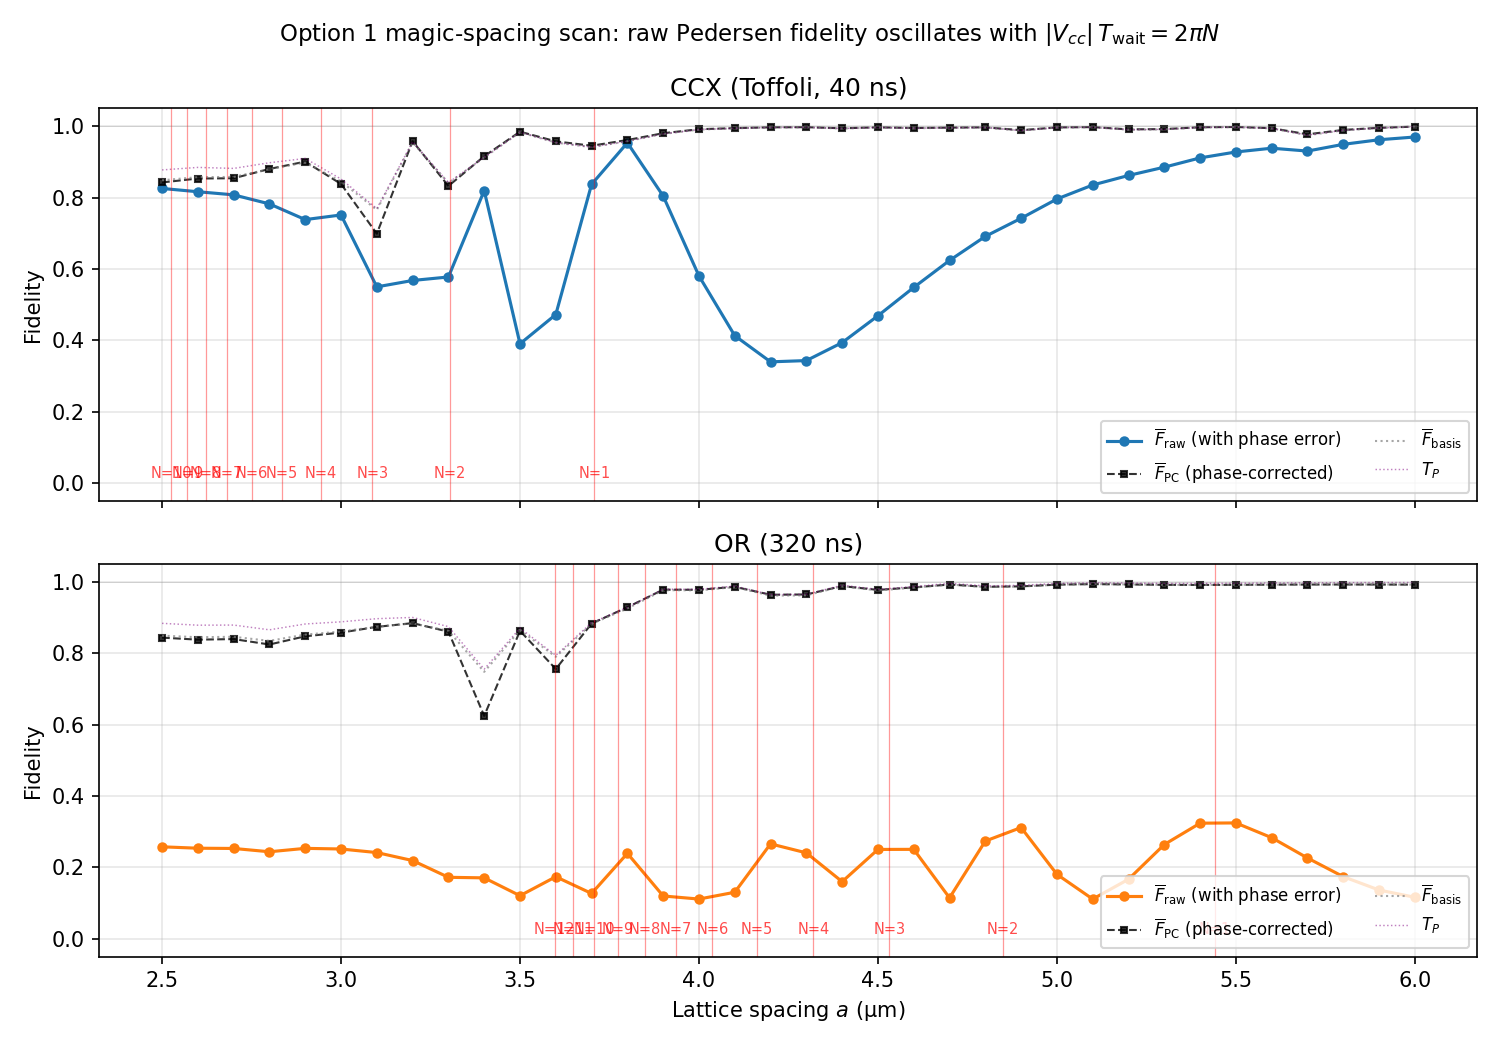

Reproduce this figure in Python.
"""
Option 1 (magic-spacing) lattice sweep
======================================

Sweep the inter-atomic lattice spacing ``a_um`` from 2.5 to 6.0 um in
steps of 0.1 um and, at each value, recompute the Pedersen Haar-averaged
gate fidelity (raw, *containing the V_cc-induced phase error*) for both
the CCX and OR gates. We also tabulate the phase-corrected and
basis-averaged fidelities and the computational-subspace survival as a
sanity check.

Why this scan:

    The branch-phase analysis predicts that ``F_raw`` should *oscillate*
    with the spacing ``a``, with peaks at the magic condition
    ``|V_cc(a)| * T_wait = 2 pi N``. F_PC (which absorbs all coherent
    diagonal phases) should remain flat at ~0.997, dipping only where
    population leakage from V_cc-induced detuning during the control
    pulses kicks in (the new-finding regime, V_cc ~ Omega_cc).

Output
------
    option1_lattice_sweep.json  -- per-point numerics, both gates
    option1_lattice_sweep.png   -- F_raw and F_PC vs. a, both gates,
                                   with predicted magic-spacing peaks

The script writes the JSON after each completed point so a Ctrl-C
mid-run still leaves usable partial data.
"""

import json
import os
import time
from typing import Callable, Dict, List, Tuple

import numpy as np
from scipy.optimize import minimize

import qutip
from triqg.atoms import CsAtom, RbAtom, DIMS, composite_basis_state
from triqg.pulses import omega_gaussian
from triqg.hamiltonian import build_ccx_hamiltonian, build_hamiltonian
from triqg.decoherence import build_collapse_operators
from triqg.pedersen import (
    build_permutation_unitary,
    choi_on_subspace_via_mesolve,
    pedersen_average_fidelity_from_choi,
)

HERE = os.path.dirname(os.path.abspath(__file__))
JSON_PATH = os.path.join(HERE, "option1_lattice_sweep.json")
PNG_PATH = os.path.join(HERE, "option1_lattice_sweep.png")


# -------------------------------------------------------------------------
# Sweep grid
# -------------------------------------------------------------------------
A_MIN_UM = 2.5
A_MAX_UM = 6.0
A_STEP_UM = 0.1
A_GRID = np.round(np.arange(A_MIN_UM, A_MAX_UM + 0.5 * A_STEP_UM, A_STEP_UM), 3)


# -------------------------------------------------------------------------
# Foerster coefficients (Ireland et al. 2024, Rb 66 D_5/2 + Cs 76 D_3/2)
# -------------------------------------------------------------------------
C3_TILDE = 22.84       # GHz * um^3       (Cs-Rb dipole-dipole, |c1=1>,|t=A> <-> |R>,|r>)
C6_CSCS = -692.9       # GHz * um^6       (Cs-Cs van der Waals, signed)


# -------------------------------------------------------------------------
# Decoherence (ARC, T = 300 K)
# -------------------------------------------------------------------------
GAMMA_R = 1.0 / 142.73    # Cs |r> = |76 D_3/2>
GAMMA_R_RB = 1.0 / 134.87 # Rb |R> = |66 D_5/2>
GAMMA_P = 1.0 / 0.131     # Rb |P> = |7 P_3/2>


# -------------------------------------------------------------------------
# Computational subspace and target unitaries (8-dim, three-qubit)
# -------------------------------------------------------------------------
def _build_subspace() -> Tuple[List[qutip.Qobj], List[str]]:
    cs = CsAtom()
    rb = RbAtom()
    ctrl_levels = [cs.level_index["0"], cs.level_index["1"]]
    tgt_levels = [rb.level_index["A"], rb.level_index["B"]]
    comp_kets, labels = [], []
    for c1 in range(2):
        for c2 in range(2):
            for t in range(2):
                comp_kets.append(
                    composite_basis_state(
                        ctrl_levels[c1], ctrl_levels[c2], tgt_levels[t]
                    )
                )
                labels.append(f"|{c1},{c2},{['A','B'][t]}>")
    return comp_kets, labels


COMP_KETS, LABELS = _build_subspace()


def ccx_perm(idx: int) -> int:
    """CCX (Toffoli): target flips iff both controls are |1>."""
    c1, c2, t = (idx >> 2) & 1, (idx >> 1) & 1, idx & 1
    return (c1 << 2) | (c2 << 1) | (t ^ (c1 & c2))


def or_perm(idx: int) -> int:
    """OR: target flips iff at least one control is |1>."""
    c1, c2, t = (idx >> 2) & 1, (idx >> 1) & 1, idx & 1
    return (c1 << 2) | (c2 << 1) | (t ^ (c1 | c2))


U0_CCX = build_permutation_unitary(COMP_KETS, ccx_perm)
U0_OR = build_permutation_unitary(COMP_KETS, or_perm)


# -------------------------------------------------------------------------
# Phase-corrected Pedersen: max over diagonal D
# -------------------------------------------------------------------------
def _Fpro_with_phases(choi: np.ndarray, U0: np.ndarray, phis: np.ndarray) -> float:
    d = U0.shape[0]
    D = np.diag(np.exp(1j * phis))
    U_target = D @ U0
    F = np.einsum("ki,ijkl,lj->", U_target.conj(), choi, U_target) / (d * d)
    return float(np.real(F))


def phase_corrected_pedersen(
    choi: np.ndarray, U0: np.ndarray,
    n_restarts: int = 8, seed: int = 0,
) -> Tuple[float, float, np.ndarray]:
    d = U0.shape[0]
    rng = np.random.default_rng(seed)
    best_phis = np.zeros(d)
    best_F_pro = _Fpro_with_phases(choi, U0, best_phis)
    for _ in range(n_restarts):
        x0 = rng.uniform(-np.pi, np.pi, size=d)
        res = minimize(
            lambda phis: -_Fpro_with_phases(choi, U0, phis),
            x0, method="L-BFGS-B",
        )
        if -res.fun > best_F_pro:
            best_F_pro = float(-res.fun)
            best_phis = res.x
    F_bar = (d * best_F_pro + 1) / (d + 1)
    return best_F_pro, F_bar, best_phis


# -------------------------------------------------------------------------
# Per-gate Hamiltonian builders. Each returns (H, args, t_total, U0,
# T_wait) so the magic-spacing condition |V_cc| T_wait = 2 pi N can be
# evaluated downstream.
# -------------------------------------------------------------------------
def ccx_problem(V_ct: float, V_cc: float):
    omega_cc_amp = 2 * np.pi * 100
    omega_t_amp = 2 * np.pi * 50
    T_cc = np.pi / omega_cc_amp        # 5 ns
    T_t = np.pi / omega_t_amp          # 10 ns
    H = build_ccx_hamiltonian(V_ct, V_cc=V_cc)
    args = {
        "omega_cc_amp": omega_cc_amp,
        "omega_t_amp": omega_t_amp,
        "T_cc": T_cc,
        "T_t": T_t,
    }
    t_total = 2 * T_cc + 3 * T_t       # 40 ns
    T_wait = 3 * T_t                   # window where both controls sit in |r>
    max_freq = max(omega_cc_amp, omega_t_amp) / (2 * np.pi)
    options = {
        "nsteps": 100000,
        "max_step": 1.0 / (20 * max_freq),
        "atol": 1e-10,
        "rtol": 1e-8,
    }
    return H, args, t_total, U0_CCX, T_wait, options


def or_problem(V_ct: float, V_cc: float):
    omega_c_amp = 2 * np.pi * 50
    omega_p_amp = 2 * np.pi * 50
    omega_R_amp = 3.5 * omega_p_amp
    delta = 2 * np.pi * 500
    T_c = np.pi / omega_c_amp          # 10 ns
    T_f = 0.15                         # 150 ns super-Gaussian half-window
    sigma = 0.001771
    H = build_hamiltonian(delta, V_ct, pulse_p=omega_gaussian, V_cc=V_cc)
    args = {
        "omega_c_amp": omega_c_amp,
        "omega_p_amp": omega_p_amp,
        "omega_R_amp": omega_R_amp,
        "T_c": T_c,
        "T_f": T_f,
        "sigma": sigma,
    }
    t_total = 2 * T_c + 2 * T_f        # 320 ns
    T_wait = 2 * T_f                   # window where both controls sit in |r>
    options = {"nsteps": 100000, "atol": 1e-10, "rtol": 1e-8}
    return H, args, t_total, U0_OR, T_wait, options


GATES: Dict[str, Callable[[float, float], tuple]] = {
    "ccx": ccx_problem,
    "or": or_problem,
}


# -------------------------------------------------------------------------
# Single-point evaluation
# -------------------------------------------------------------------------
def evaluate_point(gate_name: str, a_um: float) -> Dict:
    r_DA = a_um / np.sqrt(2)
    r_AA = a_um * np.sqrt(2)
    V_ct_MHz = 1000.0 * C3_TILDE / r_DA ** 3
    V_cc_MHz = 1000.0 * C6_CSCS / r_AA ** 6
    V_ct = 2 * np.pi * V_ct_MHz
    V_cc = 2 * np.pi * V_cc_MHz

    H, args, t_total, U0, T_wait, options = GATES[gate_name](V_ct, V_cc)
    c_ops = build_collapse_operators(GAMMA_R, GAMMA_R_RB, GAMMA_P)

    t0 = time.time()
    choi = choi_on_subspace_via_mesolve(
        H, c_ops, t_total, COMP_KETS, args=args, options=options, verbose=False,
    )
    dt = time.time() - t0

    F_raw, F_pro_raw, T_P = pedersen_average_fidelity_from_choi(choi, U0)

    # Per-input basis fidelities (Yu eq. 7) read off the Choi diagonal.
    if gate_name == "ccx":
        gate_perm = ccx_perm
    else:
        gate_perm = or_perm
    F_k = [float(np.real(choi[i, i, gate_perm(i), gate_perm(i)])) for i in range(8)]
    F_basis = float(np.mean(F_k))

    F_pro_pc, F_PC, best_phis = phase_corrected_pedersen(choi, U0)

    # Magic-spacing diagnostic: phase accumulated by V_cc on |r,r>
    phi_vcc_pi = (V_cc * T_wait) / np.pi   # in units of pi

    return {
        "gate": gate_name,
        "a_um": float(a_um),
        "r_AA_um": float(r_AA),
        "r_DA_um": float(r_DA),
        "V_ct_MHz": float(V_ct_MHz),
        "V_cc_MHz": float(V_cc_MHz),
        "T_wait_ns": float(T_wait * 1e3),
        "phi_Vcc_over_pi": float(phi_vcc_pi),
        "T_P": float(T_P),
        "F_basis": F_basis,
        "F_k": F_k,
        "F_raw": float(F_raw),
        "F_pro_raw": float(F_pro_raw),
        "F_PC": float(F_PC),
        "F_pro_PC": float(F_pro_pc),
        "phase_correction_over_pi": (best_phis / np.pi).tolist(),
        "wall_time_s": float(dt),
    }


# -------------------------------------------------------------------------
# Magic-spacing predictions (independent, for plot annotation)
# -------------------------------------------------------------------------
def predicted_magic_spacings(T_wait_us: float, n_max: int = 12) -> List[Tuple[int, float]]:
    """Return (N, a_um) pairs satisfying |V_cc(a)| * T_wait = 2 pi N
    that fall inside the swept range [A_MIN_UM, A_MAX_UM]."""
    out = []
    for N in range(1, n_max + 1):
        # |V_cc_MHz| = N / T_wait_us, V_cc_MHz = |C6_MHz_um6| / r_AA^6
        V_cc_MHz_target = N / T_wait_us
        r_AA = (abs(C6_CSCS) * 1000.0 / V_cc_MHz_target) ** (1.0 / 6.0)
        a_um = r_AA / np.sqrt(2)
        if A_MIN_UM <= a_um <= A_MAX_UM:
            out.append((N, float(a_um)))
    return out


# -------------------------------------------------------------------------
# Main sweep, with checkpointing
# -------------------------------------------------------------------------
def load_checkpoint() -> Dict:
    if os.path.exists(JSON_PATH):
        with open(JSON_PATH, "r") as f:
            return json.load(f)
    return {"a_grid": [], "ccx": [], "or": []}


def save_checkpoint(data: Dict) -> None:
    tmp = JSON_PATH + ".tmp"
    with open(tmp, "w") as f:
        json.dump(data, f, indent=2)
    os.replace(tmp, JSON_PATH)


def main():
    print("=" * 76)
    print("Option 1 magic-spacing lattice sweep")
    print(f"  a in [{A_MIN_UM}, {A_MAX_UM}] step {A_STEP_UM} um  "
          f"({len(A_GRID)} points x 2 gates = {2*len(A_GRID)} runs)")
    print(f"  output: {JSON_PATH}")
    print(f"          {PNG_PATH}")
    print("=" * 76)

    data = load_checkpoint()
    if data["a_grid"] and data["a_grid"] != A_GRID.tolist():
        print("[checkpoint] grid changed; starting fresh.")
        data = {"a_grid": [], "ccx": [], "or": []}
    data["a_grid"] = A_GRID.tolist()
    data.setdefault("ccx", [])
    data.setdefault("or", [])

    done_ccx = {round(p["a_um"], 3) for p in data["ccx"]}
    done_or = {round(p["a_um"], 3) for p in data["or"]}

    overall_t0 = time.time()
    for idx, a in enumerate(A_GRID):
        a_key = round(float(a), 3)
        for gate in ("ccx", "or"):
            done_set = done_ccx if gate == "ccx" else done_or
            if a_key in done_set:
                continue
            t0 = time.time()
            res = evaluate_point(gate, a)
            data[gate].append(res)
            data[gate].sort(key=lambda p: p["a_um"])
            save_checkpoint(data)
            print(
                f"[{idx+1:>2}/{len(A_GRID)}] a={a:.2f} um  {gate.upper():<3}  "
                f"V_cc/(2pi)={res['V_cc_MHz']:+8.3f} MHz  "
                f"phi_Vcc={res['phi_Vcc_over_pi']:+6.3f} pi  "
                f"T_P={res['T_P']:.5f}  "
                f"F_raw={res['F_raw']:.5f}  F_PC={res['F_PC']:.5f}  "
                f"({time.time()-t0:.1f} s)"
            )

    total = time.time() - overall_t0
    print(f"\nSweep complete in {total:.1f} s = {total/60:.1f} min")

    # ---------------------------------------------------------------------
    # Plot
    # ---------------------------------------------------------------------
    import matplotlib
    matplotlib.use("Agg")
    import matplotlib.pyplot as plt

    fig, (ax_ccx, ax_or) = plt.subplots(2, 1, figsize=(10, 7), sharex=True)
    for ax, gate, color in [(ax_ccx, "ccx", "C0"), (ax_or, "or", "C1")]:
        pts = sorted(data[gate], key=lambda p: p["a_um"])
        a = np.array([p["a_um"] for p in pts])
        F_raw = np.array([p["F_raw"] for p in pts])
        F_PC = np.array([p["F_PC"] for p in pts])
        F_basis = np.array([p["F_basis"] for p in pts])
        T_P = np.array([p["T_P"] for p in pts])
        ax.plot(a, F_raw, "-o", color=color, lw=1.5, ms=4,
                label=r"$\overline{F}_{\rm raw}$ (with phase error)")
        ax.plot(a, F_PC, "--s", color="black", lw=1, ms=3, alpha=0.8,
                label=r"$\overline{F}_{\rm PC}$ (phase-corrected)")
        ax.plot(a, F_basis, ":", color="grey", lw=1, alpha=0.7,
                label=r"$\overline{F}_{\rm basis}$")
        ax.plot(a, T_P, ":", color="purple", lw=0.7, alpha=0.5,
                label=r"$T_P$")

        # Magic-spacing predictions
        if pts:
            T_wait_us = pts[0]["T_wait_ns"] * 1e-3
            for N, a_pred in predicted_magic_spacings(T_wait_us):
                ax.axvline(a_pred, color="red", lw=0.6, alpha=0.4, ls="-")
                ax.text(a_pred, ax.get_ylim()[1] if False else 0.05,
                        f"N={N}", fontsize=7, ha="center", va="bottom",
                        color="red", alpha=0.7,
                        transform=ax.get_xaxis_transform())

        ax.axhline(1.0, color="grey", lw=0.4, ls="-", alpha=0.3)
        gate_label = "CCX (Toffoli, 40 ns)" if gate == "ccx" else "OR (320 ns)"
        ax.set_title(gate_label)
        ax.set_ylabel("Fidelity")
        ax.grid(True, alpha=0.3)
        ax.set_ylim(-0.05, 1.05)
        ax.legend(loc="lower right", fontsize=8, ncol=2)

    ax_or.set_xlabel(r"Lattice spacing $a$ (μm)")
    fig.suptitle(
        "Option 1 magic-spacing scan: "
        r"raw Pedersen fidelity oscillates with $|V_{cc}|\,T_{\rm wait}=2\pi N$",
        fontsize=11,
    )
    fig.tight_layout()
    fig.savefig(PNG_PATH, dpi=150)
    print(f"plot saved to {PNG_PATH}")


if __name__ == "__main__":
    main()
